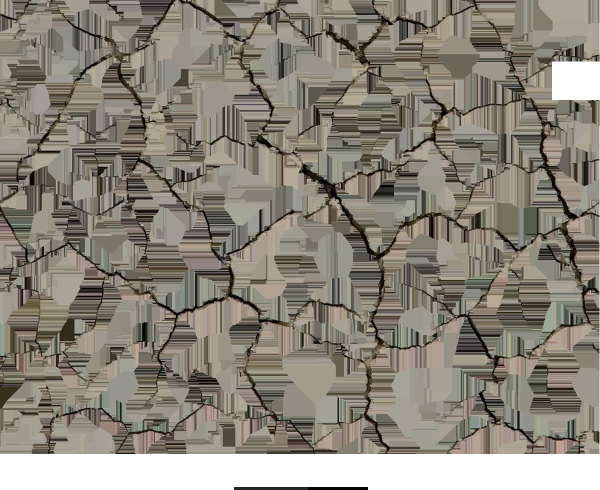
#> input picture src/cracks-overlay1.png, 1200 x 980 px (shown at 1/2 size); the run also reads 1 picture not shown here
$ jupyter execute --allow-errors main.ipynb
#> lines starting #> are read from the running program, lines starting #| are printed output that depends on the picture
[cell 1]
import cv2
import matplotlib.pyplot as plt

img = cv2.imread("./src/cracks-overlay1.png", cv2.IMREAD_UNCHANGED)
#> img is the input picture: shape (980, 1200, 4); mean B, G, R, A 122.6, 133.4, 139.1, 14
plt.imshow(img)

[cell 2]
print(img.shape)
#| (980, 1200, 4)

[cell 3]
_,thresh = cv2.threshold(img.copy(),127,255,cv2.THRESH_BINARY)
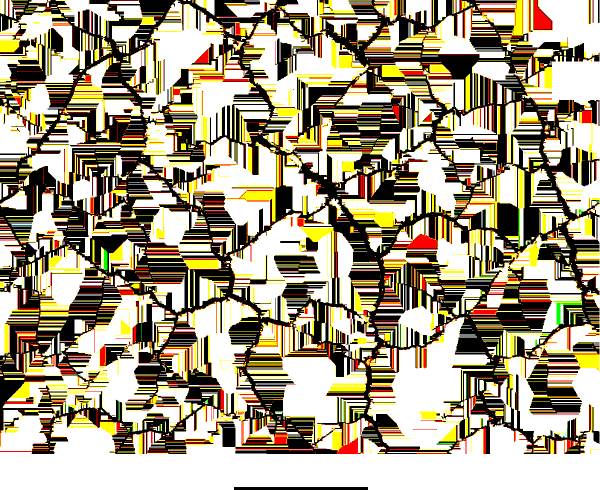
#> thresh: shape (980, 1200, 4) (shown at 1/2 size); mean B, G, R, A 128.4, 155.2, 167.1, 13.8

# imagem = cv2.bitwise_not(img.copy())
plt.imshow(thresh)

[cell 4]
img2 = cv2.imread('./src/dust-overlay1.png', cv2.IMREAD_UNCHANGED)

cropped_image = img2[160:1140, :, :]
# cv2.imwrite("cracks-overlay1.png",cropped_image)
plt.imshow(cropped_image)

[cell 5]
overlay = img.copy()
background = cv2.imread("background.png", cv2.IMREAD_UNCHANGED)
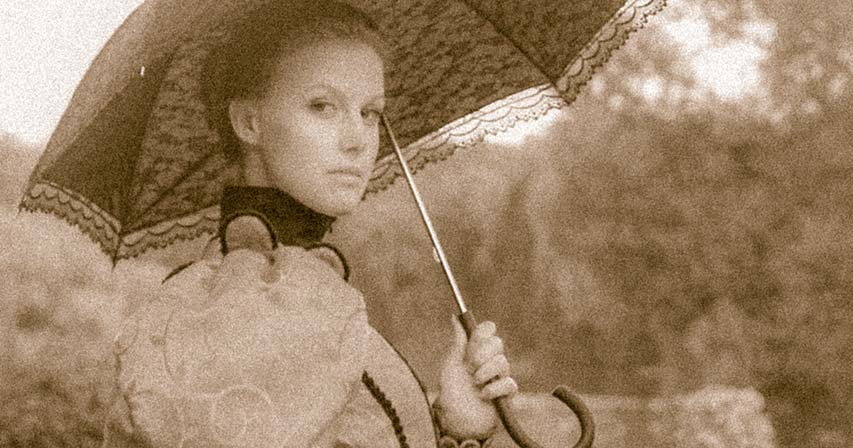
#> input picture background.png, 853 x 448 px
#> background is the input picture: shape (448, 853, 3); mean B, G, R 100.6, 129.2, 155
# [10 lines of commented-out code are left out]

from PIL import Image
import numpy as np

foreground = Image.open("./src/cracks-overlay1.png").convert("RGBA")
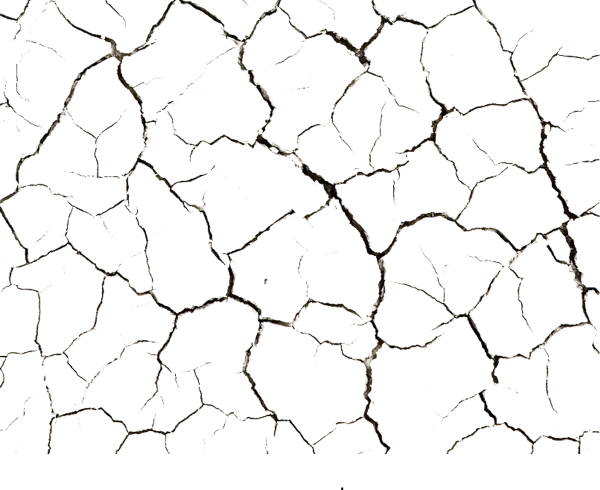
#> foreground: PIL image 1200x980 RGBA (shown at 1/2 size); mean R, G, B, A 139.1, 133.4, 122.6, 14; transparent parts drawn white
background = Image.open("background.png")
#> background: PIL image 853x448 RGB

new_foreground = foreground.resize(background.size)
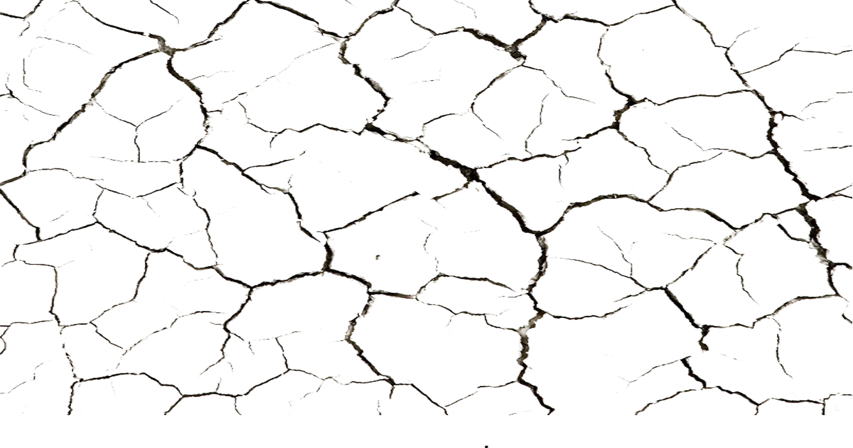
#> new_foreground: PIL image 853x448 RGBA; mean R, G, B, A 11, 10.2, 9, 14.2; transparent parts drawn white


# img = Image.open("/Users/paulvorobyev/test.png").convert("RGBA")
x, y = foreground.size
#> x = 1200; y = 980
# card.paste(img, (0, 0, x, y), img)

background.paste(new_foreground, (0, 0), new_foreground)
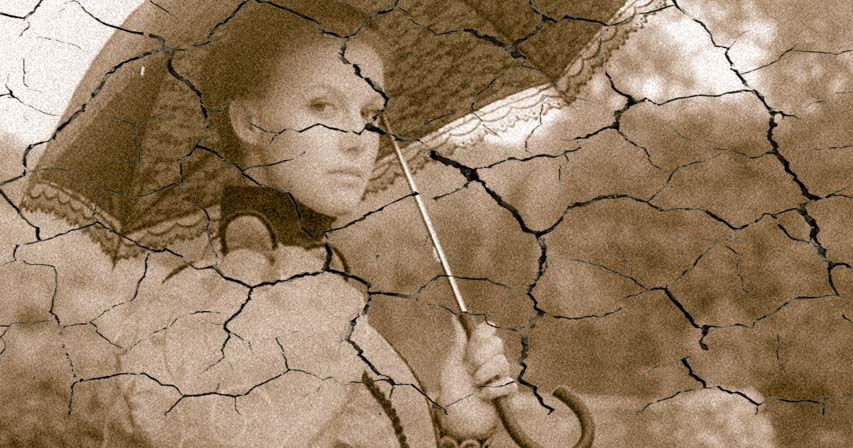
#> background: PIL image 853x448 RGB; mean R, G, B 149.9, 125.2, 97.6
# print(cv2.cvtColor(np.array(background), cv2.COLOR_RGB2BGR).shape)
background.show()

[cell 6]
def showInRow(list_of_images, titles = None, disable_ticks = False):
  count = len(list_of_images)
  for idx in range(count):
    subplot = plt.subplot(1, count, idx+1)
    if titles is not None:
      subplot.set_title(titles[idx])

    img = list_of_images[idx]
    cmap = 'gray' if (len(img.shape) == 2 or img.shape[2] == 1) else None
    subplot.imshow(img, cmap=cmap)
    if disable_ticks:
      plt.xticks([]), plt.yticks([])
  plt.show()

[cell 7]
def pil_to_cv(filename):
    if  isinstance(filename, str):
        pil_image = Image.open(filename).convert('RGB')
        open_cv_image = numpy.array(pil_image)
        # Convert RGB to BGR
        open_cv_image = open_cv_image[:, :, ::-1].copy()
    else:
        filename = filename.convert('RGB')
        open_cv_image = np.array(filename)
        # Convert RGB to BGR
        open_cv_image = open_cv_image[:, :, ::-1].copy()
    return open_cv_image

[cell 8]
from PIL import Image, ImageOps

new_image = Image.new("RGBA", new_foreground.size, "WHITE") # Create a white rgba background
#> new_image: PIL image 853x448 RGBA; every value is 255
new_image.paste(new_foreground, (0, 0), new_foreground)
background = cv2.cvtColor(np.array(background), cv2.COLOR_RGB2BGR)
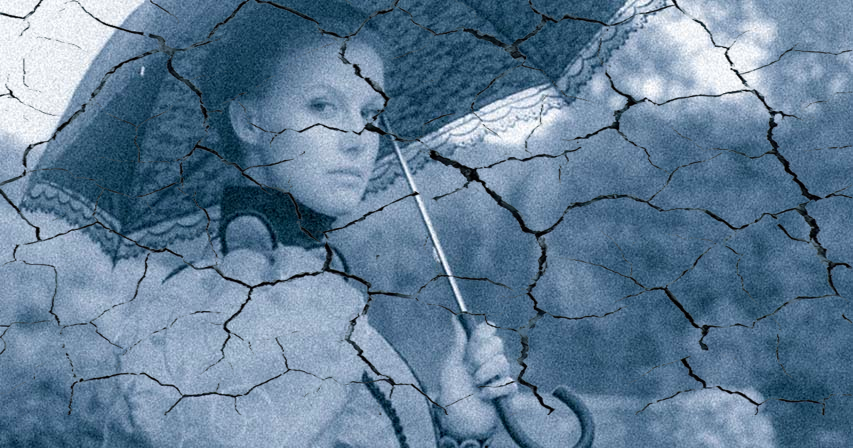
#> background: shape (448, 853, 3); mean R, G, B 97.6, 125.2, 149.9
new_image = ImageOps.grayscale(new_image)
#> new_image: PIL image 853x448 L
new_image = pil_to_cv(new_image)
ret, thresh1 = cv2.threshold(new_image, 32, 255, cv2.THRESH_BINARY)
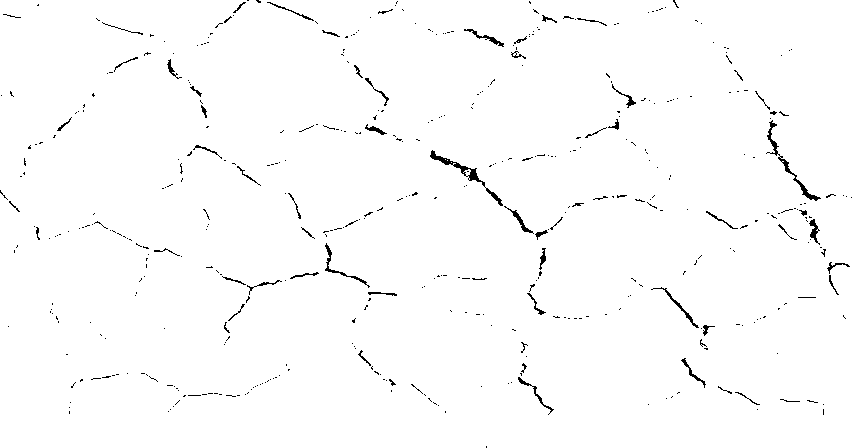
#> thresh1: shape (448, 853, 3); 98.6% white; black in thin lines or dots
new_image = Image.fromarray(thresh1)
#> (the rest of this cell did not finish here and is left out)

[cell 9]
def read_file(filename):
    with open(filename, "rb") as file:
        return file.read()

[cell 10]
import os

def split(source, dest_folder, write_size=20000000):
    # Make a destination folder if it doesn't exist yet
